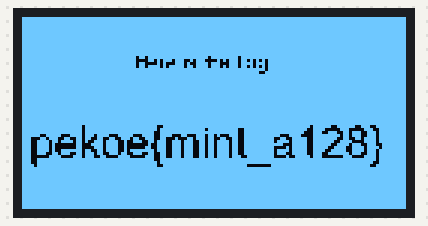
The sketch below on a simulated Arduino Uno, built with avr-gcc and run on an emulated ATmega328P. On the bench: 128×64 one-colour display.

Above: at 2.1 s.
At 4.1 s:
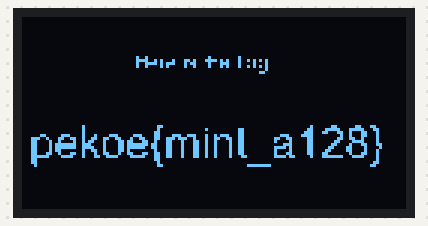

Measured:
- what the display in image 0 shows lasts 2.0 s, from 2.1 s to 4.1 s

The sketch:

Flag.ino
```cpp
/*
 *Displays flag on an OLED display
 */

#include <Wire.h>
#include <Adafruit_GFX.h>
#include <Adafruit_SSD1306.h>

#define SCREEN_WIDTH 128 // OLED display width,  in pixels
#define SCREEN_HEIGHT 64 // OLED display height, in pixels

// declare an SSD1306 display object connected to I2C
Adafruit_SSD1306 oled(SCREEN_WIDTH, SCREEN_HEIGHT, &Wire, -1);

// bitmap of arduino-icon image
const unsigned char Flag [] PROGMEM = {
  // 'flag', 128x64px
0xff, 0xff, 0xff, 0xff, 0xff, 0xff, 0xff, 0xff, 0xff, 0xff, 0xff, 0xff, 0xff, 0xff, 0xff, 0xff,
0xff, 0xff, 0xff, 0xff, 0xff, 0xff, 0xff, 0xff, 0xff, 0xff, 0xff, 0xff, 0xff, 0xff, 0xff, 0xff,
0xff, 0xff, 0xff, 0xff, 0xff, 0xff, 0xff, 0xff, 0xff, 0xff, 0xff, 0xff, 0xff, 0xff, 0xff, 0xff,
0xff, 0xff, 0xff, 0xff, 0xff, 0xff, 0xff, 0xff, 0xff, 0xff, 0xff, 0xff, 0xff, 0xff, 0xff, 0xff,
0xff, 0xff, 0xff, 0xff, 0xff, 0xff, 0xff, 0xff, 0xff, 0xff, 0xff, 0xff, 0xff, 0xff, 0xff, 0xff,
0xff, 0xff, 0xff, 0xff, 0xff, 0xff, 0xff, 0xff, 0xff, 0xff, 0xff, 0xff, 0xff, 0xff, 0xff, 0xff,
0xff, 0xff, 0xff, 0xff, 0xff, 0xff, 0xff, 0xff, 0xff, 0xff, 0xff, 0xff, 0xff, 0xff, 0xff, 0xff,
0xff, 0xff, 0xff, 0xff, 0xff, 0xff, 0xff, 0xff, 0xff, 0xff, 0xff, 0xff, 0xff, 0xff, 0xff, 0xff,
0xff, 0xff, 0xff, 0xff, 0xff, 0xff, 0xff, 0xff, 0xff, 0xff, 0xff, 0xff, 0xff, 0xff, 0xff, 0xff,
0xff, 0xff, 0xff, 0xff, 0xff, 0xff, 0xff, 0xff, 0xff, 0xff, 0xff, 0xff, 0xff, 0xff, 0xff, 0xff,
0xff, 0xff, 0xff, 0xff, 0xff, 0xff, 0xff, 0xff, 0xff, 0xff, 0xff, 0xff, 0xff, 0xff, 0xff, 0xff,
0xff, 0xff, 0xff, 0xff, 0xff, 0xff, 0xff, 0xff, 0xff, 0xff, 0xff, 0xff, 0xff, 0xff, 0xff, 0xff,
0xff, 0xff, 0xff, 0xff, 0xff, 0xff, 0xff, 0xff, 0xff, 0xff, 0xff, 0xff, 0xff, 0xff, 0xff, 0xff,
0xff, 0xff, 0xff, 0xff, 0xfd, 0xbf, 0xff, 0xfd, 0xff, 0x7f, 0xff, 0xff, 0xff, 0xff, 0xff, 0xff,
0xff, 0xff, 0xff, 0xff, 0xfc, 0x35, 0xdc, 0xb8, 0x57, 0x6a, 0xbf, 0xff, 0xff, 0xff, 0xff, 0xff,
0xff, 0xff, 0xff, 0xff, 0xfd, 0x85, 0x1d, 0x3d, 0xc7, 0x7b, 0xbf, 0xff, 0xff, 0xff, 0xff, 0xff,
0xff, 0xff, 0xff, 0xff, 0xfd, 0xbd, 0x7d, 0xbd, 0xd7, 0x6a, 0xbf, 0xff, 0xff, 0xff, 0xff, 0xff,
0xff, 0xff, 0xff, 0xff, 0xff, 0xff, 0xff, 0xff, 0xff, 0xff, 0xbf, 0xff, 0xff, 0xff, 0xff, 0xff,
0xff, 0xff, 0xff, 0xff, 0xff, 0xff, 0xff, 0xff, 0xff, 0xfe, 0x7f, 0xff, 0xff, 0xff, 0xff, 0xff,
0xff, 0xff, 0xff, 0xff, 0xff, 0xff, 0xff, 0xff, 0xff, 0xff, 0xff, 0xff, 0xff, 0xff, 0xff, 0xff,
0xff, 0xff, 0xff, 0xff, 0xff, 0xff, 0xff, 0xff, 0xff, 0xff, 0xff, 0xff, 0xff, 0xff, 0xff, 0xff,
0xff, 0xff, 0xff, 0xff, 0xff, 0xff, 0xff, 0xff, 0xff, 0xff, 0xff, 0xff, 0xff, 0xff, 0xff, 0xff,
0xff, 0xff, 0xff, 0xff, 0xff, 0xff, 0xff, 0xff, 0xff, 0xff, 0xff, 0xff, 0xff, 0xff, 0xff, 0xff,
0xff, 0xff, 0xff, 0xff, 0xff, 0xff, 0xff, 0xff, 0xff, 0xff, 0xff, 0xff, 0xff, 0xff, 0xff, 0xff,
0xff, 0xff, 0xff, 0xff, 0xff, 0xff, 0xff, 0xff, 0xff, 0xff, 0xff, 0xff, 0xff, 0xff, 0xff, 0xff,
0xff, 0xff, 0xff, 0xff, 0xff, 0xff, 0xff, 0xff, 0xff, 0xff, 0xff, 0xff, 0xff, 0xff, 0xff, 0xff,
0xff, 0xff, 0xff, 0xff, 0xff, 0xff, 0xff, 0xff, 0xff, 0xff, 0xff, 0xff, 0xff, 0xff, 0xff, 0xff,
0xff, 0xff, 0xff, 0xff, 0xff, 0xff, 0xff, 0xff, 0xff, 0xff, 0xff, 0xff, 0xff, 0xff, 0xff, 0xff,
0xff, 0xff, 0xff, 0xff, 0xff, 0xff, 0xff, 0xff, 0xff, 0xff, 0xff, 0xff, 0xff, 0xff, 0xff, 0xff,
0xff, 0xff, 0xff, 0xff, 0xff, 0xff, 0xff, 0xff, 0xff, 0xff, 0xff, 0xff, 0xff, 0xff, 0xff, 0xff,
0xff, 0xff, 0xff, 0xff, 0xff, 0xff, 0xff, 0xff, 0xff, 0xff, 0xff, 0xff, 0xff, 0xff, 0xff, 0xff,
0xff, 0xff, 0xff, 0xff, 0xff, 0xff, 0xff, 0xff, 0xff, 0xff, 0xff, 0xff, 0xff, 0xff, 0xff, 0xff,
0xff, 0xff, 0xff, 0xff, 0xff, 0xff, 0xff, 0xff, 0xff, 0xff, 0xff, 0xff, 0xff, 0xff, 0xff, 0xff,
0xff, 0xff, 0xff, 0xff, 0xff, 0xff, 0xff, 0xff, 0xff, 0xff, 0xff, 0xff, 0xff, 0xff, 0xff, 0xff,
0xff, 0xff, 0xff, 0xff, 0xff, 0xff, 0xff, 0xff, 0xff, 0xff, 0xff, 0xff, 0xff, 0xff, 0xff, 0xff,
0xff, 0xff, 0xff, 0xff, 0xff, 0xff, 0xff, 0xff, 0xff, 0xff, 0xff, 0xff, 0xff, 0xff, 0xff, 0xff,
0xff, 0xff, 0xf7, 0xff, 0xff, 0xf9, 0xff, 0xff, 0xff, 0xff, 0xff, 0xff, 0x7e, 0x7e, 0x73, 0xff,
0xff, 0xff, 0xf7, 0xff, 0xff, 0xfb, 0xff, 0xfb, 0xff, 0x3f, 0xff, 0xfe, 0x78, 0x38, 0x39, 0xff,
0xff, 0xff, 0xf7, 0xff, 0xff, 0xf3, 0xff, 0xff, 0xff, 0x3f, 0xff, 0xfc, 0x73, 0x9b, 0x9d, 0xff,
0xfc, 0xf8, 0xf7, 0x78, 0xf8, 0xf3, 0xc6, 0x3b, 0x47, 0x3f, 0xfc, 0x78, 0x7f, 0xdb, 0x9d, 0xff,
0xe3, 0x73, 0x36, 0x66, 0x76, 0x73, 0x11, 0xbb, 0x33, 0x3f, 0xf3, 0x3e, 0x7f, 0x99, 0xbd, 0xff,
0xe7, 0xb7, 0xb4, 0xef, 0x27, 0x37, 0x3b, 0x9b, 0x7b, 0x3f, 0xf7, 0xbe, 0x7f, 0x3c, 0x3d, 0xff,
0xe7, 0xa0, 0x31, 0xef, 0x20, 0x27, 0x3b, 0x9b, 0x7b, 0x3f, 0xfe, 0x3e, 0x7e, 0x7b, 0x9c, 0xff,
0xe7, 0xa0, 0x30, 0xef, 0x20, 0x67, 0x3b, 0x9b, 0x7b, 0x3f, 0xf0, 0xbe, 0x7c, 0xf3, 0xde, 0xff,
0xe7, 0xa7, 0xf6, 0x6f, 0x2f, 0xf7, 0x3b, 0x9b, 0x7b, 0x3f, 0xf7, 0xbe, 0x79, 0xf3, 0xdd, 0xff,
0xe7, 0x37, 0x37, 0x67, 0x67, 0x33, 0x3b, 0x9b, 0x7b, 0x3f, 0xf7, 0x3e, 0x73, 0xfb, 0x9d, 0xff,
0xe0, 0x78, 0x77, 0x30, 0xf0, 0x73, 0x3b, 0x9b, 0x7b, 0x9f, 0xf0, 0x9f, 0x70, 0x1c, 0x3d, 0xff,
0xe7, 0xff, 0xff, 0xff, 0xff, 0xf3, 0xff, 0xff, 0xff, 0xff, 0xff, 0xff, 0xff, 0xff, 0xfd, 0xff,
0xe7, 0xff, 0xff, 0xff, 0xff, 0xfb, 0xff, 0xff, 0xff, 0xff, 0xff, 0xff, 0xff, 0xff, 0xf9, 0xff,
0xf7, 0xff, 0xff, 0xff, 0xff, 0xf9, 0xff, 0xff, 0xff, 0xe0, 0x1f, 0xff, 0xff, 0xff, 0xf3, 0xff,
0xff, 0xff, 0xff, 0xff, 0xff, 0xff, 0xff, 0xff, 0xff, 0xff, 0xff, 0xff, 0xff, 0xff, 0xff, 0xff,
0xff, 0xff, 0xff, 0xff, 0xff, 0xff, 0xff, 0xff, 0xff, 0xff, 0xff, 0xff, 0xff, 0xff, 0xff, 0xff,
0xff, 0xff, 0xff, 0xff, 0xff, 0xff, 0xff, 0xff, 0xff, 0xff, 0xff, 0xff, 0xff, 0xff, 0xff, 0xff,
0xff, 0xff, 0xff, 0xff, 0xff, 0xff, 0xff, 0xff, 0xff, 0xff, 0xff, 0xff, 0xff, 0xff, 0xff, 0xff,
0xff, 0xff, 0xff, 0xff, 0xff, 0xff, 0xff, 0xff, 0xff, 0xff, 0xff, 0xff, 0xff, 0xff, 0xff, 0xff,
0xff, 0xff, 0xff, 0xff, 0xff, 0xff, 0xff, 0xff, 0xff, 0xff, 0xff, 0xff, 0xff, 0xff, 0xff, 0xff,
0xff, 0xff, 0xff, 0xff, 0xff, 0xff, 0xff, 0xff, 0xff, 0xff, 0xff, 0xff, 0xff, 0xff, 0xff, 0xff,
0xff, 0xff, 0xff, 0xff, 0xff, 0xff, 0xff, 0xff, 0xff, 0xff, 0xff, 0xff, 0xff, 0xff, 0xff, 0xff,
0xff, 0xff, 0xff, 0xff, 0xff, 0xff, 0xff, 0xff, 0xff, 0xff, 0xff, 0xff, 0xff, 0xff, 0xff, 0xff,
0xff, 0xff, 0xff, 0xff, 0xff, 0xff, 0xff, 0xff, 0xff, 0xff, 0xff, 0xff, 0xff, 0xff, 0xff, 0xff,
0xff, 0xff, 0xff, 0xff, 0xff, 0xff, 0xff, 0xff, 0xff, 0xff, 0xff, 0xff, 0xff, 0xff, 0xff, 0xff,
0xff, 0xff, 0xff, 0xff, 0xff, 0xff, 0xff, 0xff, 0xff, 0xff, 0xff, 0xff, 0xff, 0xff, 0xff, 0xff,
0xff, 0xff, 0xff, 0xff, 0xff, 0xff, 0xff, 0xff, 0xff, 0xff, 0xff, 0xff, 0xff, 0xff, 0xff, 0xff,
0xff, 0xff, 0xff, 0xff, 0xff, 0xff, 0xff, 0xff, 0xff, 0xff, 0xff, 0xff, 0xff, 0xff, 0xff, 0xff
};

void setup() {
  Serial.begin(9600);

  // initialize OLED display with address 0x3C for 128x64
  if (!oled.begin(SSD1306_SWITCHCAPVCC, 0x3C)) {
    Serial.println(F("SSD1306 allocation failed"));
    while (true);
  }

  delay(2000); // wait for initializing
  oled.setCursor(0, 0);
}

void loop() {
  oled.clearDisplay();

  // display bitmap
  oled.drawBitmap(0, 0, Flag, 128, 64, WHITE);
  oled.display();
  delay(2000);

  // invert display
  oled.invertDisplay(1);
  delay(2000);
}
```
